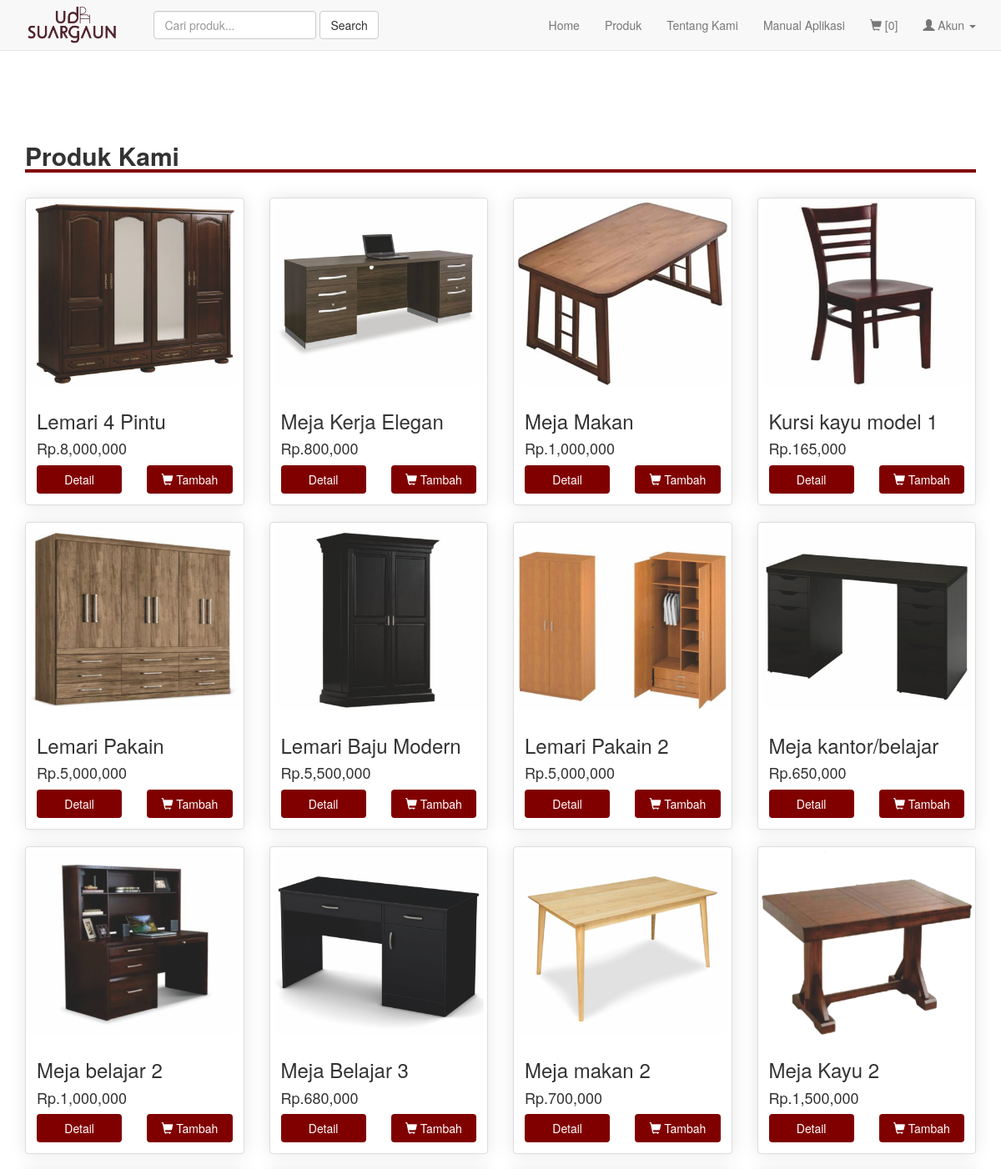
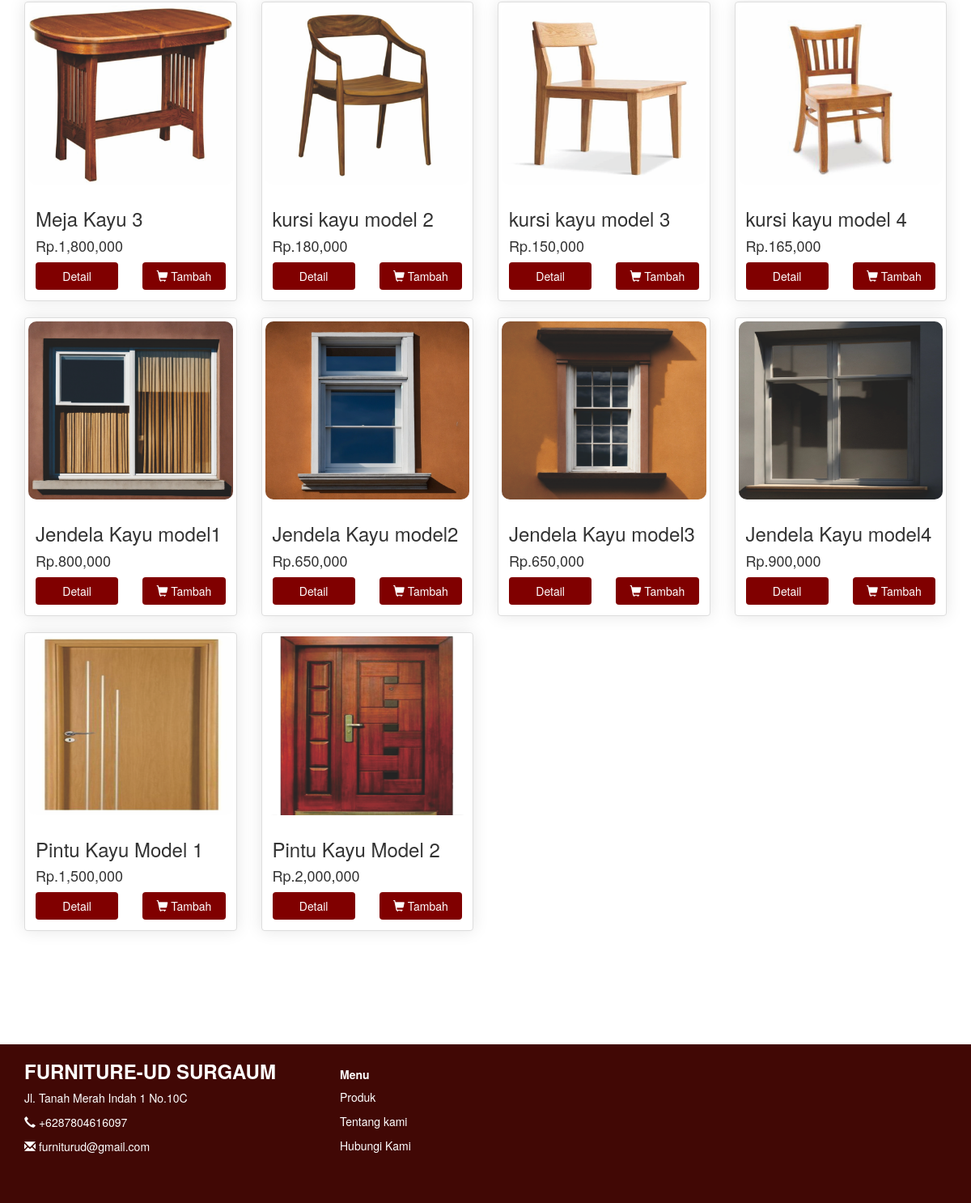
/produk.php, run on the app's committed database (2 pictures, top to bottom).
### tables this page shows
CREATE TABLE `produk` (
  `kode_produk` varchar(100) NOT NULL,
  `nama` varchar(100) NOT NULL,
  `image` text NOT NULL,
  `deskripsi` text NOT NULL,
  `harga` int(11) NOT NULL
);

### produk.php (the view, shortened to what this page needs)
<?php
	include 'header.php';
 ?>
 <!DOCTYPE html>
<html lang="en">
<head>
    <link rel="stylesheet" href="https://maxcdn.bootstrapcdn.com/bootstrap/3.3.7/css/bootstrap.min.css">
</head>
<br><br><br><br>
<div class="container">
	<h2 style=" width: 100%; border-bottom: 4px solid #800000"><b>Produk Kami</b></h2>
	<br>
	<div class="row">
		<?php
		$result = mysqli_query($conn, "SELECT * FROM produk");
		while ($row = mysqli_fetch_assoc($result)) {
			?>
			<div class="col-sm-6 col-md-3">
				<div class="thumbnail">
					<img src="image/produk/<?= $row['image']; ?>" >
					<div class="caption">
						<h3><?= $row['nama'];  ?></h3>
						<h4>Rp.<?= number_format($row['harga']); ?></h4>
						<div class="row">
							<div class="col-md-6">
								<a href="detail_produk.php?produk=<?= $row['kode_produk']; ?>" class="btn btn-maroon btn-block">Detail</a>
							</div>
							<?php if(isset($_SESSION['kd_cs'])){ ?>
								<div class="col-md-6">
									<a href="proses/add.php?produk=<?= $row['kode_produk']; ?>&kd_cs=<?= $kode_cs; ?>&hal=1" class="btn btn-maroon btn-block" role="button"><i class="glyphicon glyphicon-shopping-cart"></i> Tambah</a>
								</div>
								<?php
							}
							else{
								?>
								<div class="col-md-6">
									<a href="keranjang.php" class="btn btn-maroon btn-block" role="button"><i class="glyphicon glyphicon-shopping-cart"></i> Tambah</a>
								</div>
								<?php
							}
							?>
						</div>
					</div>
				</div>
			</div>
			<?php
		}
		?>
	</div>
</div>
<br><br><br><br><br><br>
 <?php
	include 'footer.php';
 ?>

### header.php (shortened to what this page needs)
<?php
include 'koneksi/koneksi.php';
?>
<!DOCTYPE html>
<html>
<head>
    <link rel="stylesheet" href="https://cdnjs.cloudflare.com/ajax/libs/animate.css/4.1.1/animate.min.css" />
    <link rel="stylesheet" type="text/css" href="css/bootstrap.min.css">
    <link rel="stylesheet" type="text/css" href="css/style.css">
    <link rel="stylesheet" type="text/css" href="css/main.css">
</head>
<body>
<nav class="navbar navbar-default navbar-fixed-top" style="padding: 5px; z-index: 3;">
    <div class="container">
        <div class="navbar-header">
            <a class="navbar-brand" href="#" style="color:#007bff; display: flex; align-items: center; text-decoration: none;">
                <img src="image/home/logo-ud.png" alt="Logo" style="height: 45px; margin-right: 10px;">
            </a>
            <form class="navbar-form" action="search.php" method="GET" id="searchForm">
                <div class="form-group">
                    <input type="text" class="form-control" name="query" placeholder="Cari produk...">
                </div>
                <button type="submit" class="btn btn-default">Search</button>
            </form>
        </div>
        <div class="collapse navbar-collapse" id="bs-example-navbar-collapse-1">
            <ul class="nav navbar-nav navbar-right">
                <li><a href="index.php">Home</a></li>
                <li><a href="produk.php">Produk</a></li>
                <li><a href="about.php">Tentang Kami</a></li>
                <li><a href="manual.php">Manual Aplikasi</a></li>
                <?php
                if (isset($_SESSION['kd_cs'])) {
                    $kode_cs = $_SESSION['kd_cs'];
                    $cek = mysqli_query($conn, "SELECT kode_produk from keranjang where kode_customer = '$kode_cs' ");
                    $value = mysqli_num_rows($cek);
                ?>
                    <li><a href="keranjang.php"><i class="glyphicon glyphicon-shopping-cart"></i> <b>[ <?= $value ?> ]</b></a></li>
                <?php
                } else {
                    echo "<li><a href='keranjang.php'><i class='glyphicon glyphicon-shopping-cart'></i> [0]</a></li>";
                }
                if (!isset($_SESSION['user'])) {
                ?>
                    <li class="dropdown">
                        <a href="#" class="dropdown-toggle" data-toggle="dropdown" role="button" aria-haspopup="true" aria-expanded="false"><i class="glyphicon glyphicon-user"></i> Akun <span class="caret"></span></a>
                    </li>
                <?php
                }
                ?>
            </ul>
        </div>
    </div>
</nav>
</body>
</html>

### footer.php (shortened to what this page needs)
<!DOCTYPE html>
<html lang="en">
<head>
	<link rel="stylesheet" href="https://maxcdn.bootstrapcdn.com/bootstrap/3.3.7/css/bootstrap.min.css">
</head>
<body>
	<footer>
		<div class="container footer-content">
			<div class="row">
				<div class="col-md-4">
					<h3 class="footer-heading"><b>FURNITURE-UD SURGAUM</b></h3>
					<p>Jl. Tanah Merah Indah 1 No.10C</p>
					<p><i class="glyphicon glyphicon-earphone"></i> +6287804616097</p>
					<p><i class="glyphicon glyphicon-envelope"></i> furniturud@gmail.com</p>
				</div>
				<div class="col-md-4 footer-menu"><br>
					<h5><b>Menu</b></h5>
					<p><a href="produk.php">Produk</a></p>
					<p><a href="about.php">Tentang kami</a></p>
					<p><a href="#">Hubungi Kami</a></p>
				</div>
				<div class="col-md-4">
				</div>
			</div>
		</div>
	</footer>
</body>
</html>

### style.css (style rules this page uses)
body { font-family: 'Poppins', sans-serif; margin:0; padding: 0; }

### main.css (style rules this page uses)
body { font-family: 'Poppins', sans-serif; background-color: #f3f3f3; }
.btn-maroon { background-color: #800000; border-color: #800000; color: white; }
.thumbnail { border: none; box-shadow: 0px 0px 20px rgba(0, 0, 0, 0.1); border-radius: 10px; }
.thumbnail img { border-radius: 10px; }

### header.php (style rules this page uses)
@media (min-width: 768px) { .navbar-form { display: inline-block !important; } }
body { padding-top: 70px; }

### produk.php (style rules this page uses)
.btn-maroon { background-color: #800000; border-color: #800000; color: white; }

### footer.php (style rules this page uses)
footer { background-color: #410805; color: #fff; }
.footer-content { padding-bottom: 50px; }
.footer-heading { color: #fff; }
.footer-menu a { color: #fff; text-decoration: none; }

### data on the page
produk: image (picture), nama "Lemari 4 Pintu", harga "8,000,000"
produk: image (picture), nama "Meja Kerja Elegan", harga "800,000"
produk: image (picture), nama "Meja Makan", harga "1,000,000"
produk: image (picture), nama "Kursi kayu model 1", harga "165,000"
produk: image (picture), nama "Lemari Pakain", harga "5,000,000"
produk: image (picture), nama "Lemari Baju Modern", harga "5,500,000"
produk: image (picture), nama "Lemari Pakain 2", harga "5,000,000"
produk: image (picture), nama "Meja kantor/belajar", harga "650,000"
produk: image (picture), nama "Meja belajar 2", harga "1,000,000"
produk: image (picture), nama "Meja Belajar 3", harga "680,000"
produk: image (picture), nama "Meja makan 2", harga "700,000"
produk: image (picture), nama "Meja Kayu 2", harga "1,500,000"
produk: image (picture), nama "Meja Kayu 3", harga "1,800,000"
produk: image (picture), nama "kursi kayu model 2", harga "180,000"
produk: image (picture), nama "kursi kayu model 3", harga "150,000"
produk: image (picture), nama "kursi kayu model 4", harga "165,000"
produk: image (picture), nama "Jendela Kayu model1", harga "800,000"
produk: image (picture), nama "Jendela Kayu model2", harga "650,000"
produk: image (picture), nama "Jendela Kayu model3", harga "650,000"
produk: image (picture), nama "Jendela Kayu model4", harga "900,000"
produk: image (picture), nama "Pintu Kayu Model 1", harga "1,500,000"
produk: image (picture), nama "Pintu Kayu Model 2", harga "2,000,000"
